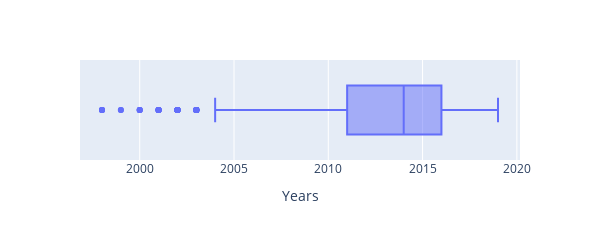

Notebook source saved alongside this figure:
### Code cell
#sns.boxplot(x = df['Year'])
px.box(x = df['Year'], width= 600 , height= 200, labels={'x':'Years'})

### Figure 1 — Plotly figure (JSON) as saved in the notebook; plotly's stock layout.template omitted (floating-point values rounded to 4 significant figures; data arrays with more than 128 entries replaced by an {"elided": "..."} marker saying what was removed)
{"data": [{"alignmentgroup": "True", "hovertemplate": "Years=%{x}<extra></extra>", "legendgroup": "", "marker": {"color": "#636efa"}, "name": "", "notched": false, "offsetgroup": "", "orientation": "h", "showlegend": false, "type": "box", "x": {"elided": "6019 int values"}, "x0": " ", "xaxis": "x", "y0": " ", "yaxis": "y"}], "layout": {"boxmode": "group", "height": 200, "legend": {"tracegroupgap": 0}, "margin": {"t": 60}, "width": 600, "xaxis": {"anchor": "y", "domain": [0, 1], "title": {"text": "Years"}}, "yaxis": {"anchor": "x", "domain": [0, 1]}}}
